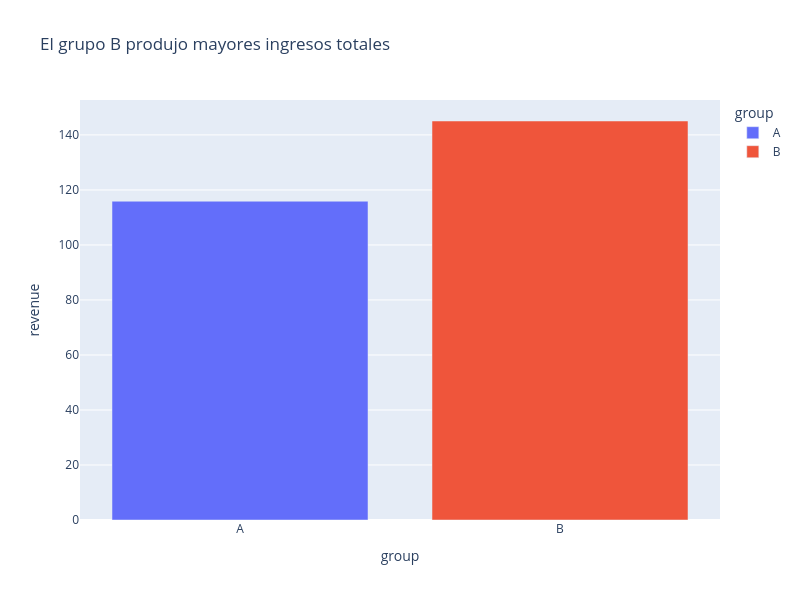

Notebook source saved alongside this figure:
### Markdown cell above
Observemos como fueron los ingresos para cada grupo.

### Code cell
# Ingresos por grupo
revenue = orders.groupby('group')['revenue'].mean().reset_index()

fig = px.bar(
revenue, x='group', y='revenue',
width=800, height=600, color="group", title="El grupo B produjo mayores ingresos totales"
)

fig.show()

### Figure 1 — Plotly figure (JSON) as saved in the notebook; plotly's stock layout.template omitted (floating-point values rounded to 4 significant figures)
{"data": [{"alignmentgroup": "True", "hovertemplate": "group=%{x}<br>revenue=%{y}<extra></extra>", "legendgroup": "A", "marker": {"color": "#636efa", "pattern": {"shape": ""}}, "name": "A", "offsetgroup": "A", "orientation": "v", "showlegend": true, "textposition": "auto", "type": "bar", "x": ["A"], "xaxis": "x", "y": [115.9], "yaxis": "y"}, {"alignmentgroup": "True", "hovertemplate": "group=%{x}<br>revenue=%{y}<extra></extra>", "legendgroup": "B", "marker": {"color": "#EF553B", "pattern": {"shape": ""}}, "name": "B", "offsetgroup": "B", "orientation": "v", "showlegend": true, "textposition": "auto", "type": "bar", "x": ["B"], "xaxis": "x", "y": [145.1], "yaxis": "y"}], "layout": {"barmode": "relative", "height": 600, "legend": {"title": {"text": "group"}, "tracegroupgap": 0}, "title": {"text": "El grupo B produjo mayores ingresos totales"}, "width": 800, "xaxis": {"anchor": "y", "categoryarray": ["A", "B"], "categoryorder": "array", "domain": [0, 1], "title": {"text": "group"}}, "yaxis": {"anchor": "x", "domain": [0, 1], "title": {"text": "revenue"}}}}
